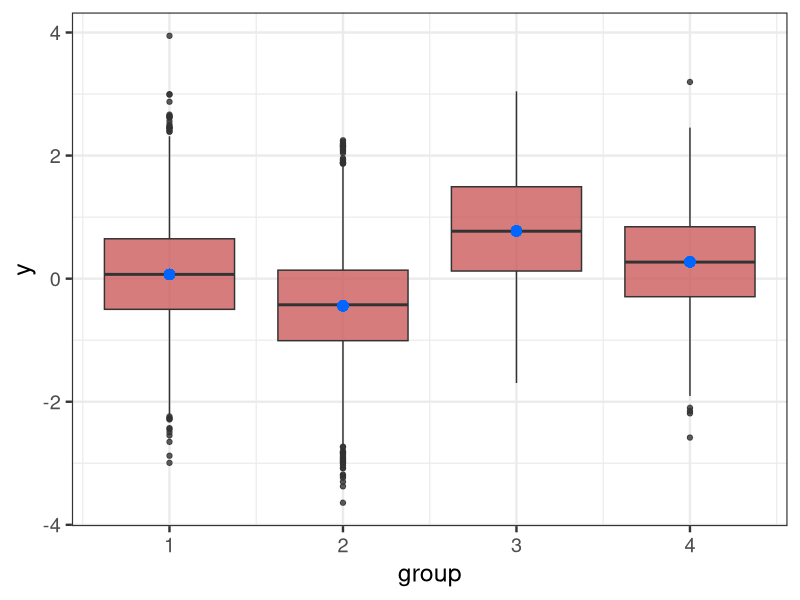

Source code (R): (Note: this script raises an error after producing the figure.)
# Header ------------------------------------------------------------
# Fitting a hierarchical linear model to the 'repeated' data 
# Bruna Wundervald

# Some boiler plate code to clear the workspace, and load in required packages
rm(list = ls()) # Clear the workspace
library(tidyverse)

# Maths --------------------------------------------------------------

# Description of the Bayesian model fitted in this file
# Notation:
# y_{ij} = response variable for observation i = 1,...,n_j 
# in group j = 1,..,M.
# N = total number of observation = sum_j(n_j)
# mu_j = mean for each group j
# mu = mean for mu_j 
# tau = inverse variance of y_ij
# k = multiplication factor for the variance of mu_j 

# Likelihood:
# y_{ij} ~ N(mu_j, tau^{-1})
# Priors
# mu_j ~ N(mu, k(tau^{-1}))
# mu ~ N(0, tau_mu) 
# tau ~ Gamma(alpha, beta)
# alpha = 0.5, beta = 1, alpha = 0.2, beta = 1

# Simulate data -----------------------------------------------------
alpha = 0.5; beta = 1; mu_mu = 0; tau_mu = 0.3; k = 0.6


# Set the seed so this is repeatable
set.seed(2021)
# Some R code to simulate data from the above model
M = 4 # Number of groups
tau = rgamma(n = 1, 1/alpha, beta)
mu_main = rnorm(n = 1, mu_mu, sd = sqrt(tau_mu))
mu_j = rnorm(n = M, mu_main, sd = k * (1/tau))

nj = sample(200:5500, M, replace = TRUE) # Set the number of obs in each group between 5 and 10
N = sum(nj)
group = rep(1:M, times = nj)
mu = rep(mu_j, nj)
y = rnorm(N, mean = mu, sd = sqrt(1/tau))

data.frame(y = y, group = group, 
           muj = mu) %>% 
  ggplot(aes(y = y, x = group, group = group)) +
  geom_boxplot(fill = "#CD5C5C", alpha = 0.8) +
  geom_point(aes(y = mu), colour = '#0066ff', size = 3) +
  theme_bw(18)
ggsave(file = "book2/img/boxplot.png")

data.frame(y = y, group = group, muj = mu) %>% 
  group_by(group) %>% 
  summarise(var = var(y), 
            mean = mean(y)) %>% 
  mutate(muj = mu_j)

# Useful functions --------------------------------------------------

# Posteriors --- 
posteriors <- function(params, tau_p = NULL, 
                       mu_j_p = NULL,
                       mu_p = NULL){
  N <- params$N
  k <- params$k
  beta <- params$beta
  alpha <- params$alpha
  group <- params$group
  mu_j <- params$mu_j
  tau <- params$tau
  tau_mu <- params$tau_mu
  mu_main <- params$mu_main
  y <- params$y
  m <-  length(mu_j)
  
  if(!is.null(tau_p)){
  alpha_tau <- (N + m)/2 + alpha

  term_mu <- c()
  term_mu_j <- c()
  for(j in unique(group)){
    y_j <- y[group == j]
    term_mu[j] <- sum((y_j - mu_j[j])^2)
    term_mu_j[j] <- (mu_j[j] - mu_main)^2
  }
  
  beta_tau <- sum(term_mu)/2 + beta + sum(term_mu_j)/(2 * k)
  post <- dgamma(tau_p, alpha_tau, beta_tau)
  }
  
  
  if(!is.null(mu_j_p)){
    mu_j_p <-  rep(mu_j_p, length(nj))
    mean_mu <- c()
    var_mu <- c()

    for(j in unique(group)){
      y_bar_j <- mean(y[group == j]) 
      mean_mu[j] <- tau * ((mu_main/k) +  y_bar_j * nj[j])/(nj[j] + 1/k)
      var_mu[j] <- ((nj[j] + 1/k))^(-1) * tau
    }
    post <- dnorm(mu_j_p, mean = mean_mu, sd = sqrt(var_mu))
  } 
  
  if(!is.null(mu_p)){
    mean_mu <- (tau/k) * mean(mu_j) * m / (tau_mu + (tau/k)*m)
    var_mu <- (tau_mu + (tau/k)*m)^(-1)
    post <- dnorm(mu_p, mean = mean_mu, sd = sqrt(var_mu))
  } 
  
  return(list(post = post))
  
}

params <- list(
  N = N, mu_j  = mu_j, y = y, 
  group = group, beta = beta, 
  alpha = alpha, tau = tau, 
  tau_mu = tau_mu, 
  mu_main = mu_main, k = k
)


df <- data.frame(
  taus = seq(1, 2.5, length.out = 1000), 
  mu = seq(-1.5, 1.5, length.out = 1000)) %>% 
  dplyr::rowwise() %>% 
  dplyr::mutate(
    density_tau = posteriors(tau_p = taus, params = params),
    density_mu = posteriors(mu_j_p = mu, params = params),
    density_mu_main = posteriors(mu_p = mu, params = params))

df %>% 
  ggplot(aes(x = taus, y = unlist(density_tau))) +
  geom_line() +
  theme_light(18) +
  geom_vline(xintercept = tau, linetype = 2, 
             colour = 'tomato', size = 0.65) +
  scale_x_continuous(breaks = scales::pretty_breaks(n = 7)) +
  labs(x = expression(tau), y = "Posterior density", 
       title = expression("Posterior distribution for "~tau))
ggsave(file = "book2/img/post_tau.png")

df$density_mu %>% 
  map_df(as_tibble) %>% 
  mutate(ind_mu = rep(1:length(nj), 1000), 
         mu = rep(df$mu, each = 4)
  ) %>% 
  group_by(ind_mu) %>% 
  filter(value == max(value)) %>% 
  ungroup() %>% 
  arrange(ind_mu) %>% 
  mutate(mu_j = mu_j)

df$density_mu %>% 
  map_df(as_tibble) %>% 
  mutate(ind_mu = rep(1:length(nj), 1000), 
         mu = rep(df$mu, each = 4)) %>% 
  ggplot(aes(x = mu, y = value)) +
  geom_line() +
  theme_light(18) +
  facet_wrap(~ind_mu, scales = 'free') +
  geom_vline(data = data.frame(mu_j = mu_j, 
                               ind_mu = 1:4),
             aes(xintercept = mu_j), linetype = 2, 
             colour = 'tomato', size = 0.65) +
  scale_x_continuous(breaks = scales::pretty_breaks(n = 7)) +
  labs(x = expression(mu[j]), y = "Posterior density",
       title = expression("Posterior distributions for "~mu[j]))
ggsave(file = "book2/img/post_mu_j.png")

df %>% 
  ggplot(aes(x = mu, y = unlist(density_mu_main))) +
  geom_line() +
  theme_light(18) +
  geom_vline(xintercept = mu_main, linetype = 2, 
             colour = 'tomato', size = 0.65) +
  scale_x_continuous(breaks = scales::pretty_breaks(n = 7)) +
  labs(x = expression(mu), y = "Posterior density",
       title = expression("Posterior distribution for "~mu))
ggsave(file = "book2/img/post_mu.png")
